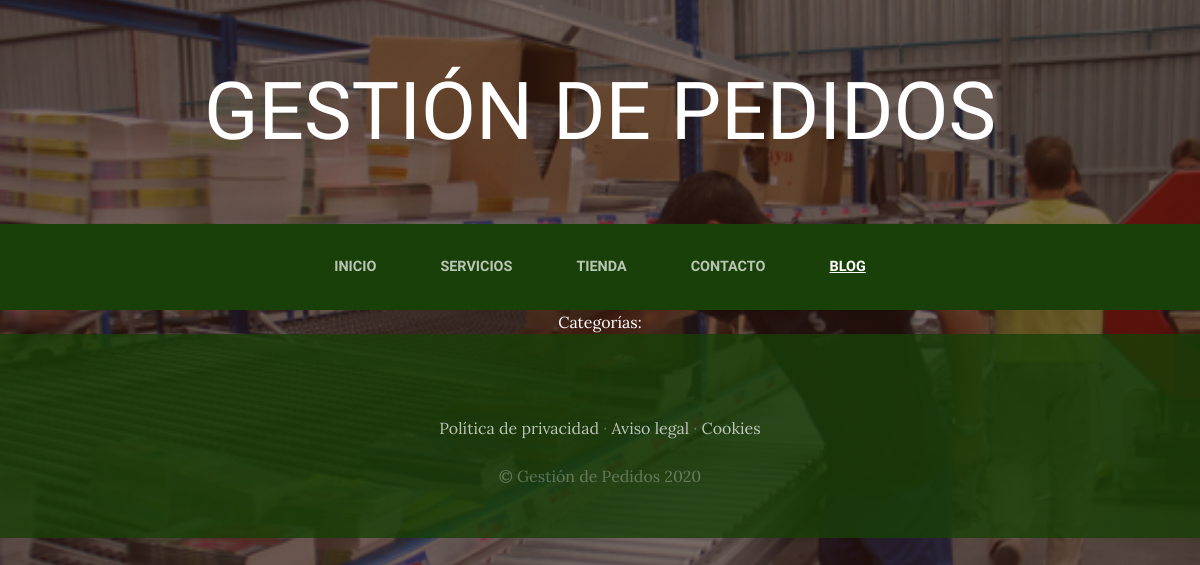
Before: /blog/ with the older database file.
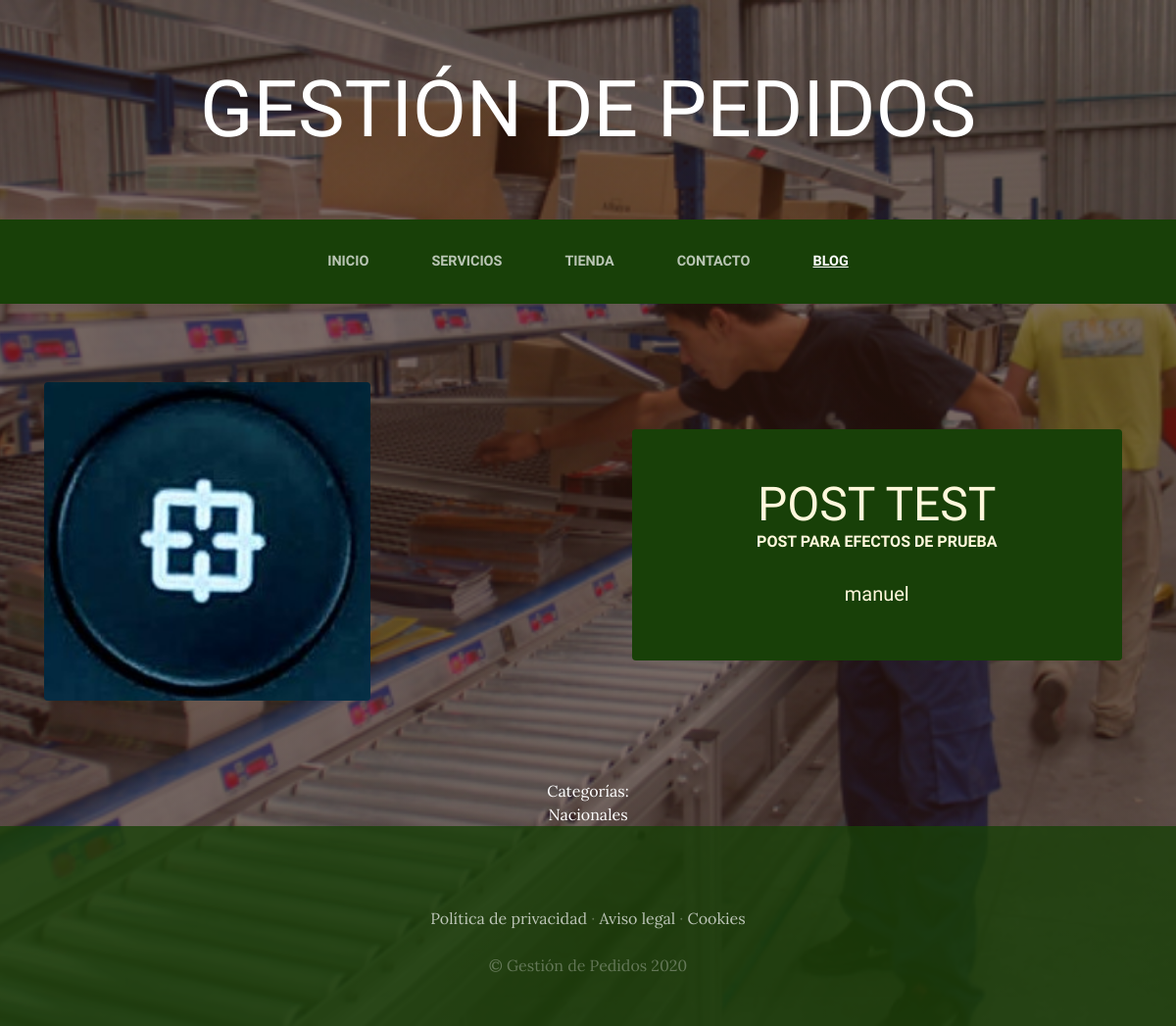
After: the same page with the newer database file.
### BlogApp/models.py (models this page shows, shortened)
class Post (models.Model):
    titulo = models.CharField(max_length=25)
    contenido = models.TextField()
    imagen = models.ImageField(upload_to="blog", null = True, blank = True)
    autor = models.ForeignKey(User, on_delete=models.CASCADE)
    categorias = models.ManyToManyField(Categoria)
    created = models.DateTimeField(auto_now_add=True, )
    updated = models.DateTimeField(auto_now=True)
    class Meta:
        verbose_name = "Post"
        verbose_name_plural = "Posts"

class Categoria (models.Model):
    nombre = models.CharField(max_length=25)
    created = models.DateTimeField(auto_now_add=True, )
    updated = models.DateTimeField(auto_now=True)
    class Meta:
        verbose_name = "Categoría"
        verbose_name_plural = "Categorías"
    def __str__(self):
        return self.nombre

### BlogApp/views.py (the view)
# urls.py: path('', blog, name="Blog"),
def blog(request):
    posts = Post.objects.all()
    unique_categorias = obtaining_categories(posts)
    return render(request, "blog.html", {'posts': posts, 'categorias': unique_categorias})

### BlogApp/views.py (called while the page is built)
def obtaining_categories(posts):
    unique_categorias = []
    for post in posts:
        for categoria in post.categorias.all():
            unique_categorias.append(categoria)
    unique_categorias = set(unique_categorias)
    return unique_categorias

### CarritoApp/context_processor.py (called while the page is built)
def importe_total_carro(request):
    total = 0
    carrito = Carrito(request) #Necessary for creating session
    for key, value in request.session['carrito'].items():
        total += float(value["precio"])
    return {"importe_total_carro":total}

### BlogApp/templates/blog.html (shortened to what this page needs)
{% extends "base/base.html" %}
    {% load static %}
    {% block content %}
    {% for post in posts%}
    <section class="page-section clearfix">
        <div class="container">
        <div class="intro">
            <img class="intro-img img-fluid mb-3 mb-lg-0 rounded" src="{{post.imagen.url}}" alt="" style="width: 30%;">
            <div class="intro-text left-0 text-center bg-faded p-5 rounded">
            <h2 class="section-heading mb-4" >
                <span class="section-heading-lower">{{post.titulo}}</span>
                <span class="section-heading-upper">{{post.contenido}}</span>
            </h2>
            <h5>{{post.autor}}</h5>
            </div>
        </div>
        </div>
    </section>
    {% endfor %}
    <section>
        <div style="width:75%; margin: auto; text-align: center; color: white;">
            Categorías:
            <br>
            {% for categoria in categorias %}
                {{categoria}}
            {% endfor %}
        </div>
    </section>
    {% endblock %}

Changed rows visible on the page:
added Post: imagen (picture), titulo "POST TEST", contenido "POST PARA EFECTOS DE PRUEBA", autor "manuel"
added Categoria: nombre "Nacionales"
